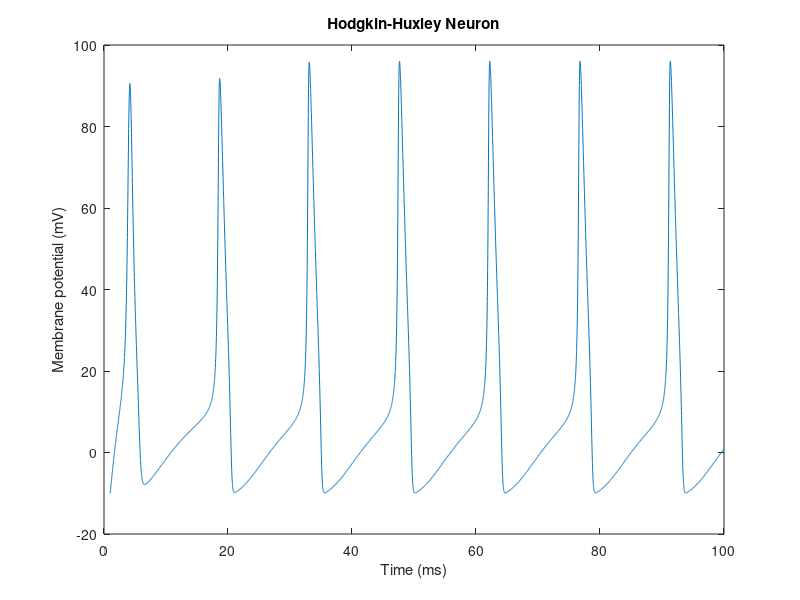

Write MATLAB code to recreate this figure.
function HHNeuronDemo
% Simualates the Hodgkin-Huxley neuron model using the Euler method,
% assuming a resting potential of 0mV, as in the 1952 paper. To get a
% realistic resting potential of -65mV, use the code in comments


dt = 0.01; % Euler method step size

Tmax = 100; % simulation time

T = 1:dt:Tmax; % time points


I = 10; % base current

% Parameters of the Hodgkin-Huxley model
gNa = 120;
gK = 36;
gL = 0.3;
ENa = 115;
EK = -12;
EL = 10.6;
% ENa = 115-65;
% EK = -12-65;
% EL = 10.6-65;
C = 1;


% Initial values
v(1) = -10;
% v(1) = -75;
m = 0;
n = 0;
h = 0;

% SIMULATE

for t = 1:length(T)-1
         
   % Update v according to Hodgkin-Huxley equations

   alphan = (0.1-0.01*v(t))/(exp(1-0.1*v(t))-1);
   alpham = (2.5-0.1*v(t))/(exp(2.5-0.1*v(t))-1);
   alphah = 0.07*exp(-v(t)/20);

   betan = 0.125*exp(-v(t)/80);
   betam = 4*exp(-v(t)/18);
   betah = 1/(exp(3-0.1*v(t))+1);
   
%    alphan = (0.1-0.01*(v(t)+65))/(exp(1-0.1*(v(t)+65))-1);
%    alpham = (2.5-0.1*(v(t)+65))/(exp(2.5-0.1*(v(t)+65))-1);
%    alphah = 0.07*exp(-(v(t)+65)/20);
% 
%    betan = 0.125*exp(-(v(t)+65)/80);
%    betam = 4*exp(-(v(t)+65)/18);
%    betah = 1/(exp(3-0.1*(v(t)+65))+1);


   m = m + dt*(alpham*(1-m)-betam*m);
   n = n + dt*(alphan*(1-n)-betan*n);
   h = h + dt*(alphah*(1-h)-betah*h);

   Ik = gNa*m^3*h*(v(t)-ENa) + gK*n^4*(v(t)-EK) + gL*(v(t)-EL);

   v(t+1) = v(t) + dt*(-Ik+I)/C;

end

plot(1:dt:Tmax,v)
xlabel('Time (ms)')
ylabel('Membrane potential (mV)')
title('Hodgkin-Huxley Neuron')
